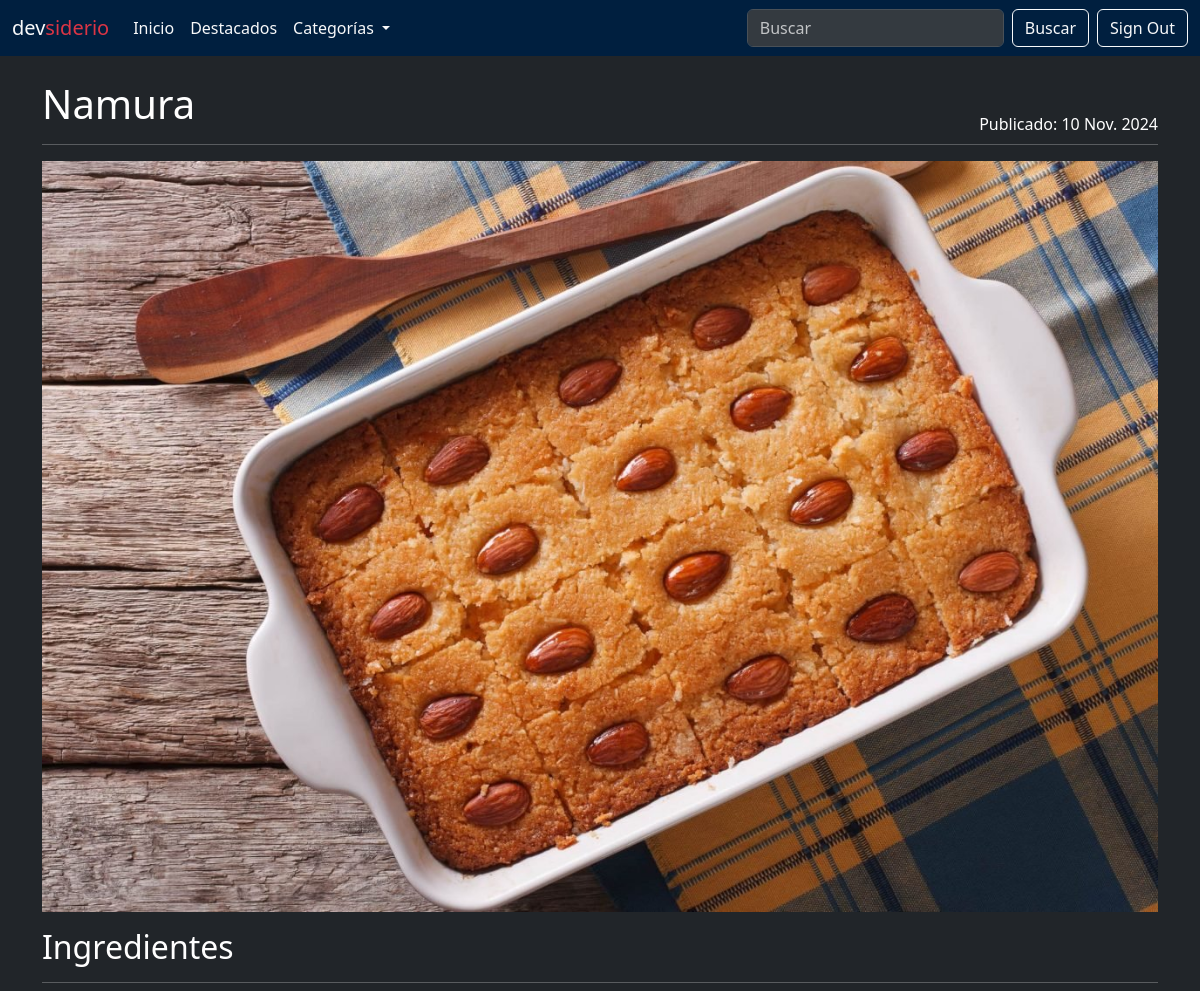
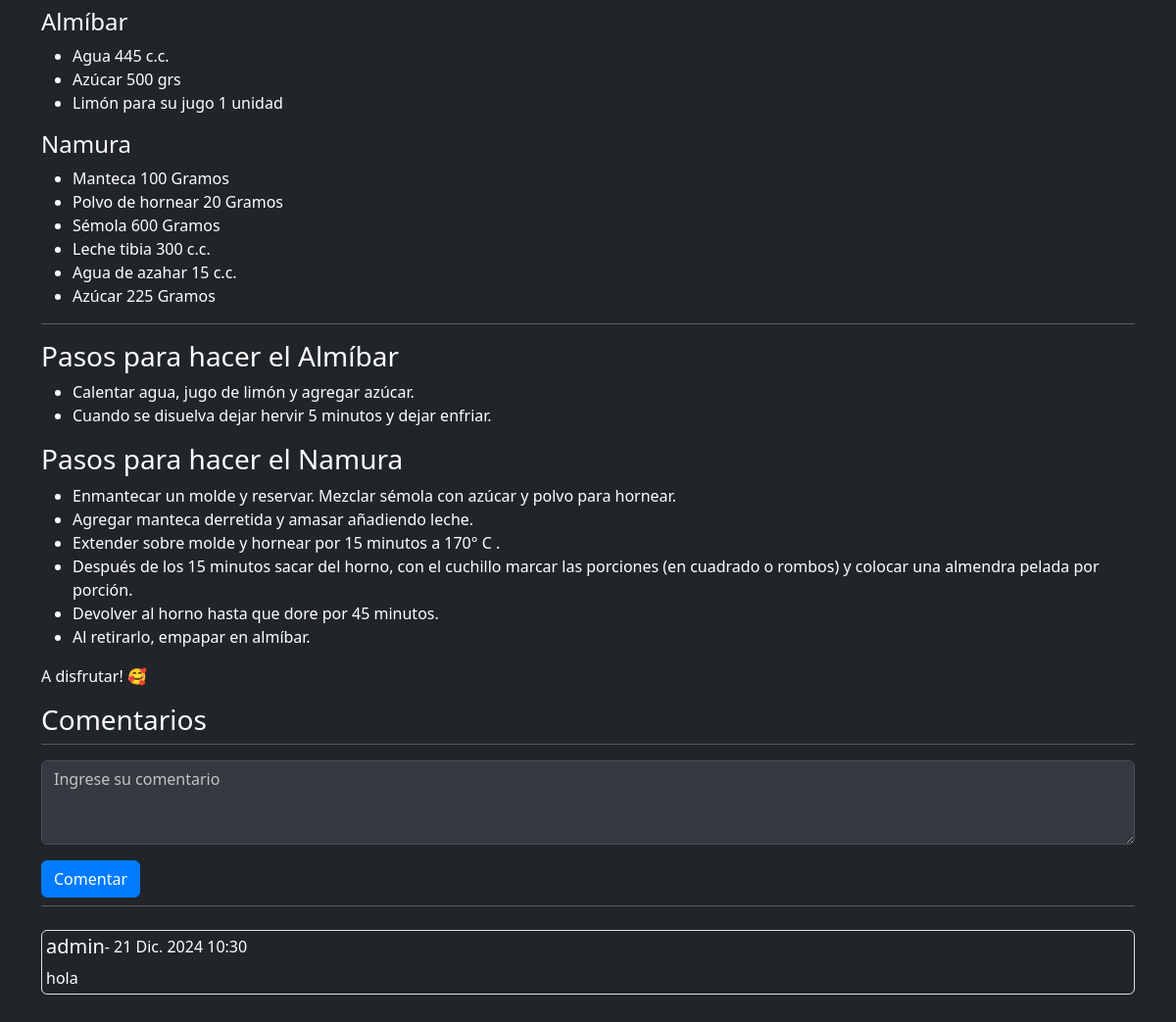
Page /post/receta-namura (signed in) on the committed database (2 pictures, top to bottom).
### blogs/models.py (models this page shows, shortened)
class Post(models.Model):
    title = models.CharField(max_length=255)
    slug = models.SlugField(unique=True)
    overview = models.TextField()
    date_created = models.DateTimeField(auto_now_add=True)
    content = models.TextField()
    author = models.ForeignKey(settings.AUTH_USER_MODEL, on_delete=models.PROTECT)
    categories = models.ManyToManyField('Category')
    featured = models.BooleanField(default=False)
    image = models.ImageField(upload_to='post_images/', blank=True, null=True)
    pub_date = models.DateTimeField(default=timezone.now)
    class Meta:
        ordering = ["-date_created"]

class Comment(models.Model):
    content = models.TextField(max_length=1000, help_text='Ingrese un comentario')
    author = models.ForeignKey(settings.AUTH_USER_MODEL, on_delete=models.SET_NULL, null=True)
    post_date = models.DateTimeField(auto_now_add=True)
    post = models.ForeignKey(Post, on_delete=models.CASCADE)
    class Meta:
        ordering = ['-post_date']

### users/models.py (models this page shows)
class User(AbstractUser):
	def __str__(self):
		return f'{self.last_name}, {self.first_name}'

### blogs/views.py (the view, shortened to what this page needs)
# urls.py: path('post/<slug:slug>', views.PostView.as_view(), name='post'),
class PostView(View):
    def get(self, request, *args, **kwargs):
        view = PostDetailView.as_view()
        return view(request, *args, **kwargs)

### blogs/forms.py
class PostCommentForm(forms.ModelForm):
    content = forms.CharField(
        label='',  # Deja la etiqueta vacía
        widget=forms.Textarea(attrs={
            'placeholder': 'Ingrese su comentario',
            'class': 'form-control mb-3',
            'rows': 3,
        })
    )
    class Meta:
        model = Comment
        fields = ['content']

### blogs/context_processors.py (called while the page is built)
def categories_processor(request):
  categories = Category.objects.all()
  return {
    'categories': categories
  }

### blogs/templatetags/markdown_extras.py (called while the page is built)
@register.filter()
@stringfilter
def markdown(value):
  return md.markdown(value, extensions=[
      'markdown.extensions.fenced_code',
      'markdown.extensions.toc'
  ])

### blogs/views.py (called while the page is built)
    def get_context_data(self, **kwargs):
        context = super().get_context_data(**kwargs)
        context['form'] = PostCommentForm()
        return context

### blogs/templates/blogs/post_detail.html
{% extends 'base.html' %} {% load markdown_extras %} {% load crispy_forms_tags
%} {% block content %}
<div class="container-xxl bd-gutter mt-3 my-md-4 bd-layout bg-dark text-light">
  <main class="container">
    <div class="row g-5">
      <div class="col-md-12">
        <div class="row">
          <div class="d-flex justify-content-between">
            <h1>{{ post.title }}</h1>
            <div class="align-self-end">
              Publicado: {{ post.pub_date.date }}
            </div>
          </div>
        </div>
        <hr class="d-none d-md-block my-2 mb-3 mt-2" />
        {% if post.image %}
        <div class="text-center">
          <img src="{{ post.image.url }}" class="img-fluid" alt="image" />
        </div>
        {% endif %}
        <p>{{ post.content | markdown | safe }}</p>
        <h3 id="comments-section">Comentarios</h3>
        <hr class="d-none d-md-block my-2 mb-3 mt-2" />
        <form method="post">
          {% csrf_token %} {{ form }}
          <button class="btn btn-primary" type="submit">Comentar</button>
        </form>
        <hr class="d-none d-md-block my-2 mb-3 mt-2" />
        {% for comment in post.comment_set.all %}
        <div
          class="mt-4 mb-2 border border-opacity-10 rounded p-1 bg-dark text-light"
        >
          <div class="row">
            <div class="col-8 d-flex">
              <h5>{{ comment.author.username }}</h5>
              <span>- {{ comment.post_date }}</span>
            </div>
            <div class="col-4 text-end"></div>
          </div>
          {{ comment.content }}
        </div>
        {% endfor %}
      </div>
    </div>
  </main>
</div>
{% endblock content %}

### blogs/static/css/styles.css (style rules this page uses)
.form-control { background-color: #343a40; color: #ffffff; border: 1px solid #495057; }
.form-control::placeholder { color: rgba(255, 255, 255, 0.7); opacity: 1; }
.btn-primary { background-color: #007bff; border-color: #007bff; }
.container-xxl * { color: #ffffff !important; }

### rows in the picture
Post: title "Namura", pub_date "10 Nov. 2024", image (picture), content "Ingredientes Almíbar Agua 445 c.c. Azúcar 500 grs Limón para su jugo 1 unidad Namura Manteca 100 Gramos Polvo de hornear 20 Gramos Sémola 600 Gramos Leche tibia 300 c.c. Agua de azahar 15 c.c. Azúcar 225 Gramos Pasos para hacer el Almíbar Calentar agua, jugo de limón y agregar azúcar. Cuando se disuelva dejar hervir 5 minutos y dejar enfriar. Pasos para hacer el Namura Enmantecar un molde y reservar. Mezclar sémola con azúcar y polvo para hornear. Agregar manteca derretida y amasar añadiendo leche. Extender sobre molde y hornear por 15 minutos a 170° C . Después de los 15 minutos sacar del horno, con el cuchillo marcar las porciones (en cuadrado o rombos) y colocar una almendra pelada por…"
Comment: author.username "admin", post_date "21 Dic. 2024 10:30", content "hola"
